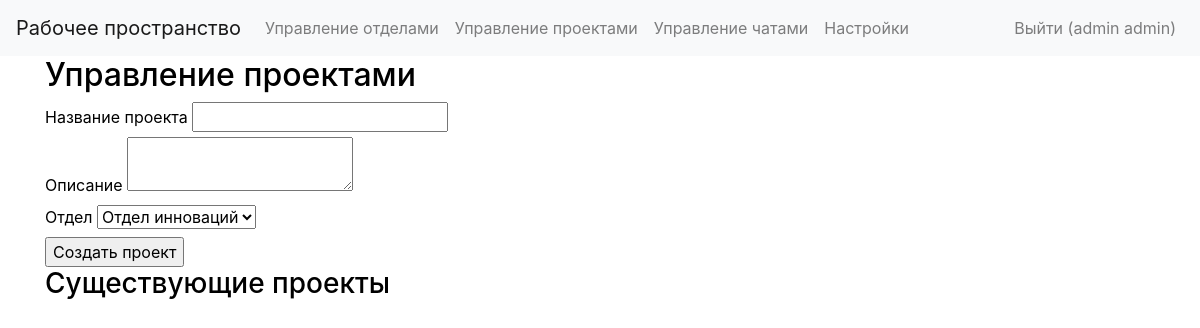
Page /moderator/projects (signed in) on the earlier database version.
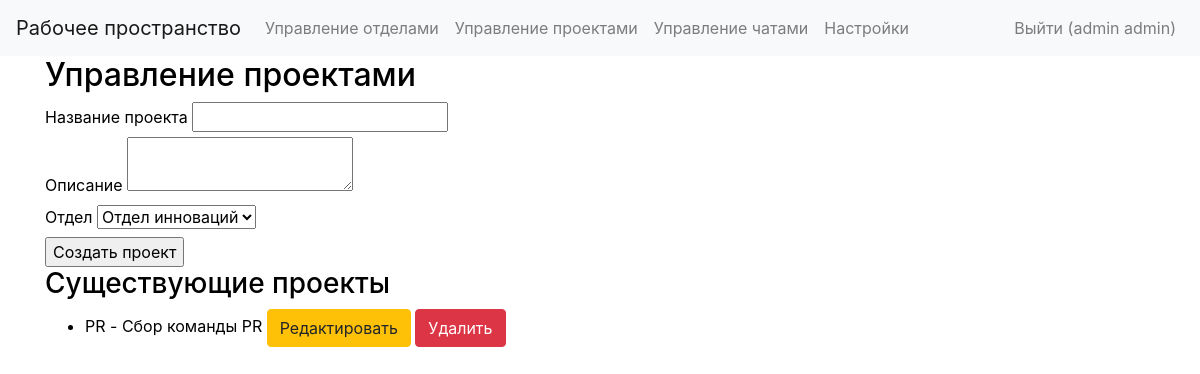
Same page on the later database version.
### app/models.py (models this page shows)
class Project(db.Model):
    id = db.Column(db.Integer, primary_key=True)
    title = db.Column(db.String(100))
    description = db.Column(db.Text)
    department_id = db.Column(db.Integer, db.ForeignKey('department.id'))

### app/views.py (the view)
@app.route('/moderator/projects', methods=['GET', 'POST'])
@login_required
def manage_projects():
    form = ProjectForm()
    form.department_id.choices = [(p.id, p.name) for p in Department.query.all()]
    if form.validate_on_submit():
        project = Project(title=form.title.data, description=form.description.data, department_id=form.department_id.data)
        db.session.add(project)
        db.session.commit()
        flash('Проект успешно добавлен!')
        return redirect(url_for('manage_projects'))
    projects = Project.query.all()
    return render_template('manage_projects.html', form=form, projects=projects)

### app/forms.py
class ProjectForm(FlaskForm):
    title = StringField('Название проекта', validators=[DataRequired()])
    description = TextAreaField('Описание')
    department_id = SelectField('Отдел', coerce=int)  # Заполнить позже в представлении
    submit = SubmitField('Создать проект')

### app/__init__.py (called while the page is built)
@login_manager.user_loader
def load_user(user_id):
    return models.User.query.get(int(user_id))

### app/templates/manage_projects.html (shortened to what this page needs)
{% extends "moder_base.html" %}
{% block content %}
<h2>Управление проектами</h2>
<form method="POST">
   <div>
       {{ form.title.label }} {{ form.title() }}
   </div>
   <div>
       {{ form.description.label }} {{ form.description() }}
   </div>
   <div>
       {{ form.department_id.label }} {{ form.department_id() }}
   </div>
   <div>
       {{ form.submit() }}
   </div>
</form>
<h3>Существующие проекты</h3>
<ul>
{% for project in projects %}
   <li>
       {{ project.title }} - {{ project.description }}
       <button type="button" class="btn btn-warning" data-toggle="modal" data-target="#editModal{{ project.id }}">Редактировать</button>
       <form action="{{ url_for('delete_project', id=project.id) }}" method='POST' style='display:inline;'>
   <button type='submit' class='btn btn-danger'>Удалить</button>
       </form>
   </li>
{% endfor %}
</ul>
{% endblock %}

Differences in the rows shown:
added Project: title "PR", description "Сбор команды PR"
